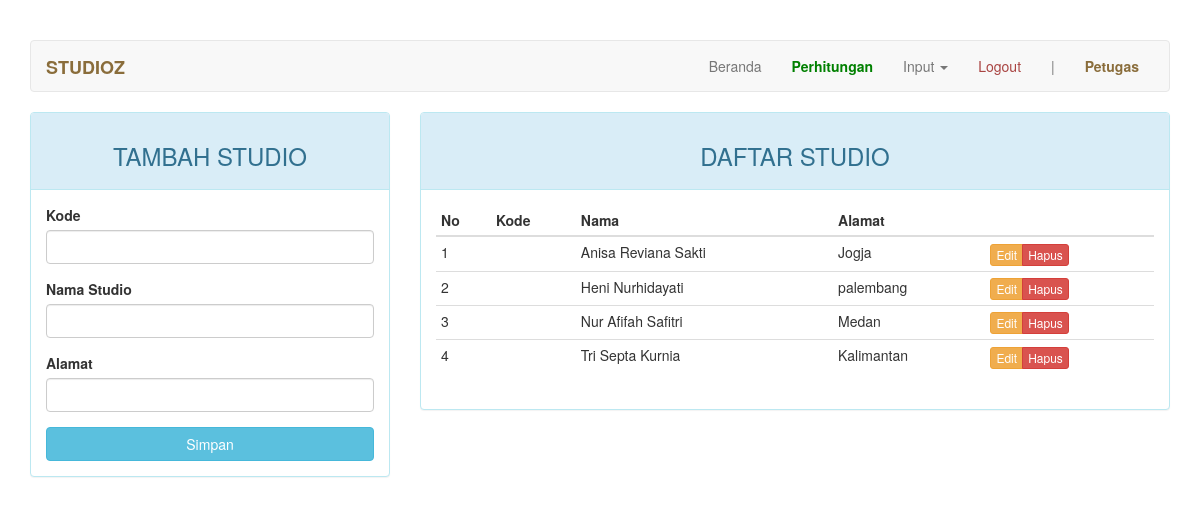
The page /index.php?page=mahasiswa (signed in) on the database its author committed.
### tables this page shows
CREATE TABLE IF NOT EXISTS `mahasiswa` (
  `nim` char(9) NOT NULL,
  `nama` varchar(30) NOT NULL,
  `alamat` varchar(100) DEFAULT NULL,
  `jenis_kelamin` enum('Laki-laki','Perempuan') DEFAULT NULL,
  `tahun_mengajukan` char(4) NOT NULL,
  PRIMARY KEY (`nim`)
);

### page/mahasiswa.php (the view, shortened to what this page needs)
<?php
$update = (isset($_GET['action']) AND $_GET['action'] == 'update') ? true : false;
?>
<div class="row">
	<div class="col-md-4">
	    <div class="panel panel-<?= ($update) ? "warning" : "info" ?>">
	        <div class="panel-heading"><h3 class="text-center"><?= ($update) ? "EDIT DATA STUDIO" : "TAMBAH STUDIO" ?></h3></div>
	        <div class="panel-body">
	            <form action="<?=$_SERVER['REQUEST_URI']?>" method="POST">
	                <div class="form-group">
	                    <label for="kode">Kode</label>
	                    <input type="text" name="kode" class="form-control" <?= (!$update) ?: 'value="'.$row["kode"].'"' ?>>
	                </div>
	                <div class="form-group">
	                    <label for="nama">Nama Studio</label>
	                    <input type="text" name="nama" class="form-control" <?= (!$update) ?: 'value="'.$row["nama"].'"' ?>>
	                </div>
	                <div class="form-group">
	                    <label for="alamat">Alamat</label>
	                    <input type="text" name="alamat" class="form-control" <?= (!$update) ?: 'value="'.$row["alamat"].'"' ?>>
	                </div>
	                <button type="submit" class="btn btn-<?= ($update) ? "warning" : "info" ?> btn-block">Simpan</button>
	            </form>
	        </div>
	    </div>
	</div>
	<div class="col-md-8">
	    <div class="panel panel-info">
	        <div class="panel-heading"><h3 class="text-center">DAFTAR STUDIO</h3></div>
	        <div class="panel-body">
	            <table class="table table-condensed">
	                <thead>
	                    <tr>
	                        <th>No</th>
	                        <th>Kode</th>
	                        <th>Nama</th>
	                        <th>Alamat</th>
	                        <th></th>
	                    </tr>
	                </thead>
	                <tbody>
	                    <?php $no = 1; ?>
	                    <?php if ($query = $connection->query("SELECT * FROM mahasiswa")): ?>
	                        <?php while($row = $query->fetch_assoc()): ?>
	                        <tr>
	                            <td><?=$no++?></td>
	                            <td><?=$row['kode']?></td>
	                            <td><?=$row['nama']?></td>
	                            <td><?=$row['alamat']?></td>
	                            <td>
	                                <div class="btn-group">
	                                    <a href="?page=mahasiswa&action=update&key=<?=$row['kode_std']?>" class="btn btn-warning btn-xs">Edit</a>
	                                    <a href="?page=mahasiswa&action=delete&key=<?=$row['kode_std']?>" class="btn btn-danger btn-xs">Hapus</a>
	                                </div>
	                            </td>
	                        </tr>
	                        <?php endwhile ?>
	                    <?php endif ?>
	                </tbody>
	            </table>
	        </div>
	    </div>
	</div>
</div>

### index.php (style rules this page uses)
body { margin-top: 40px; }

### rows shown on the page
mahasiswa: nama "Anisa Reviana Sakti", alamat "Jogja"
mahasiswa: nama "Heni Nurhidayati", alamat "palembang"
mahasiswa: nama "Nur Afifah Safitri", alamat "Medan"
mahasiswa: nama "Tri Septa Kurnia", alamat "Kalimantan"

### other values the page prints
$_SESSION["username"] "Petugas"
